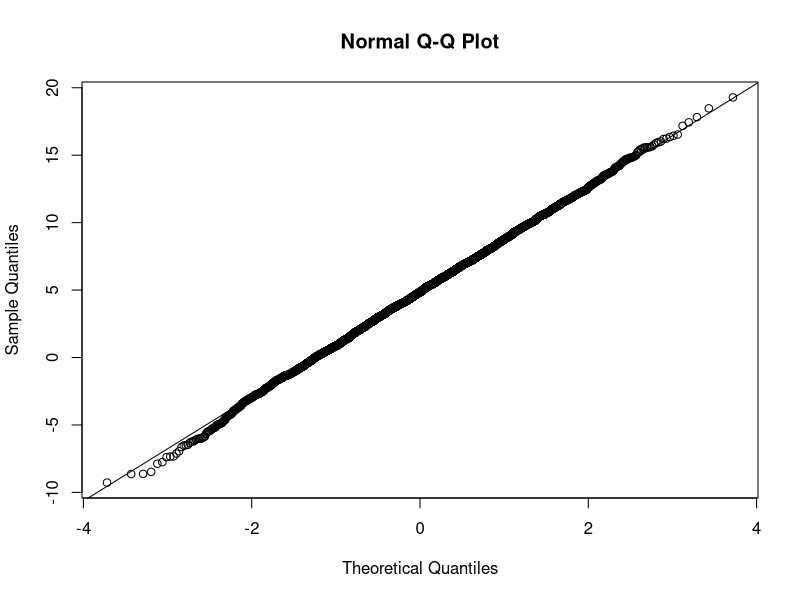
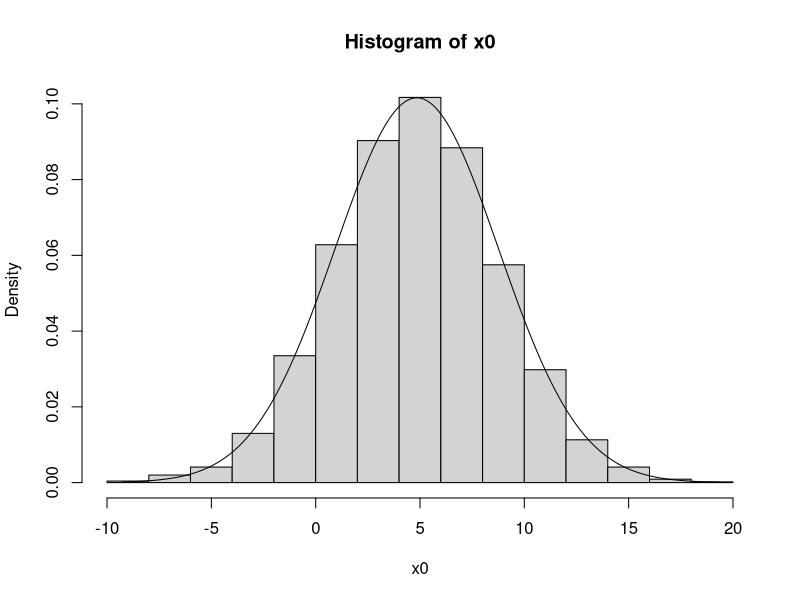
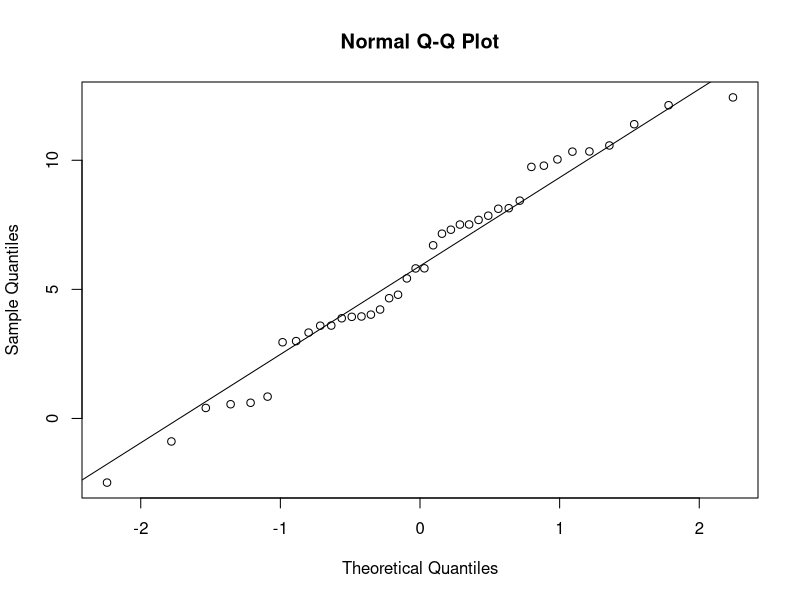
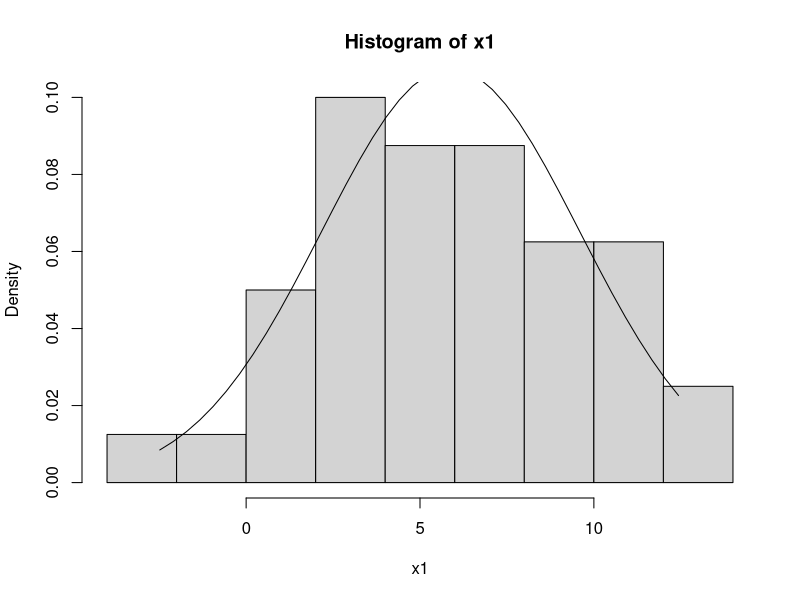
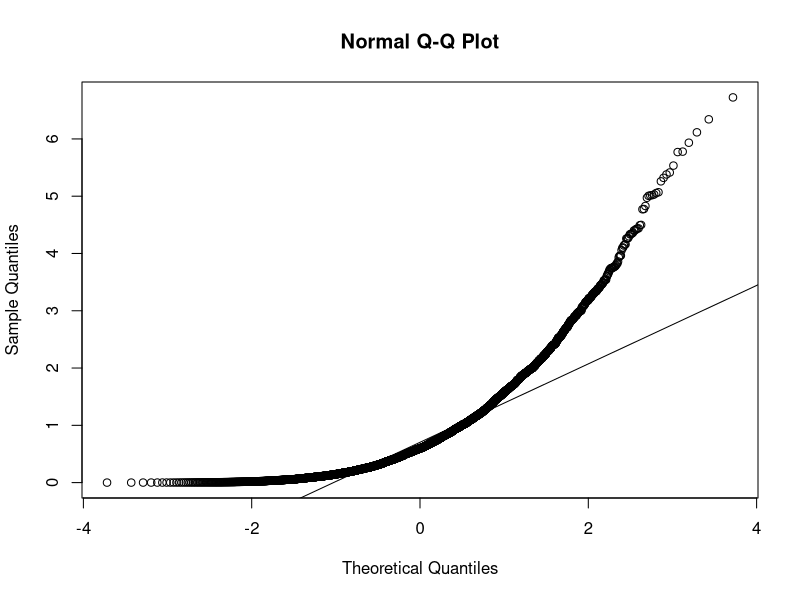
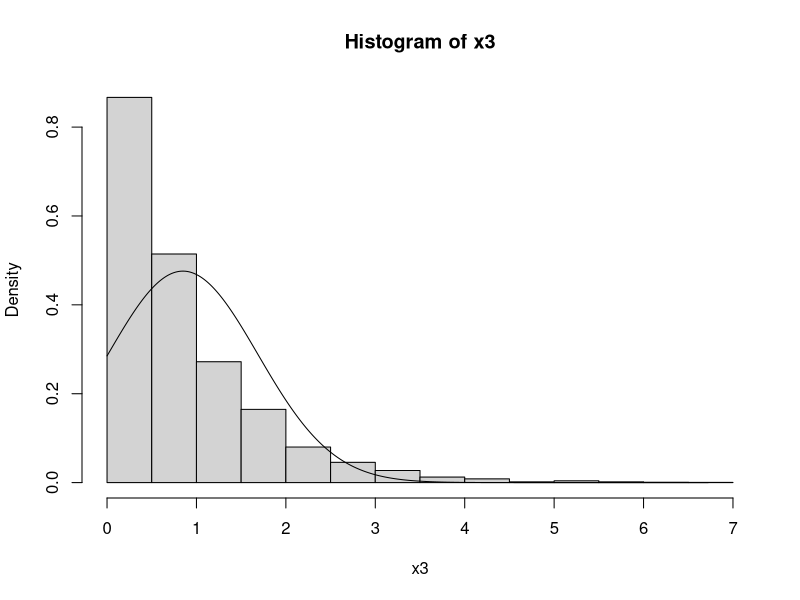
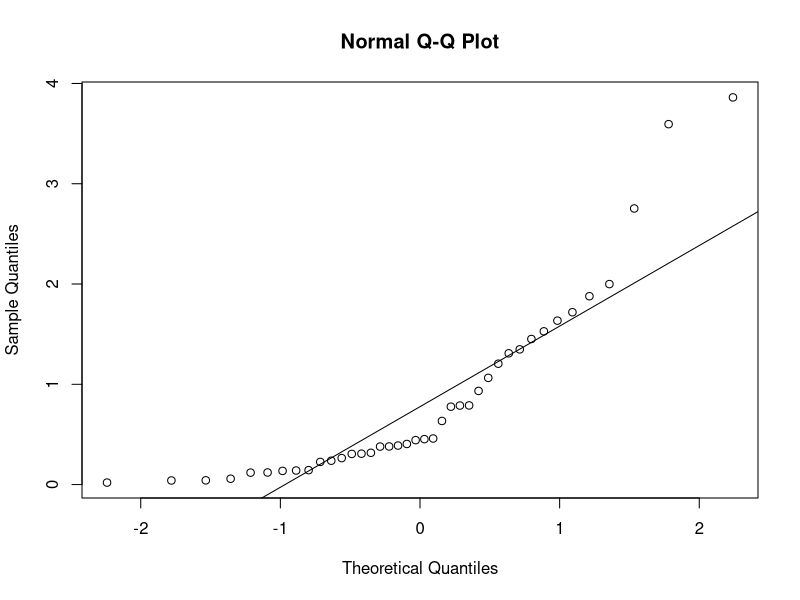
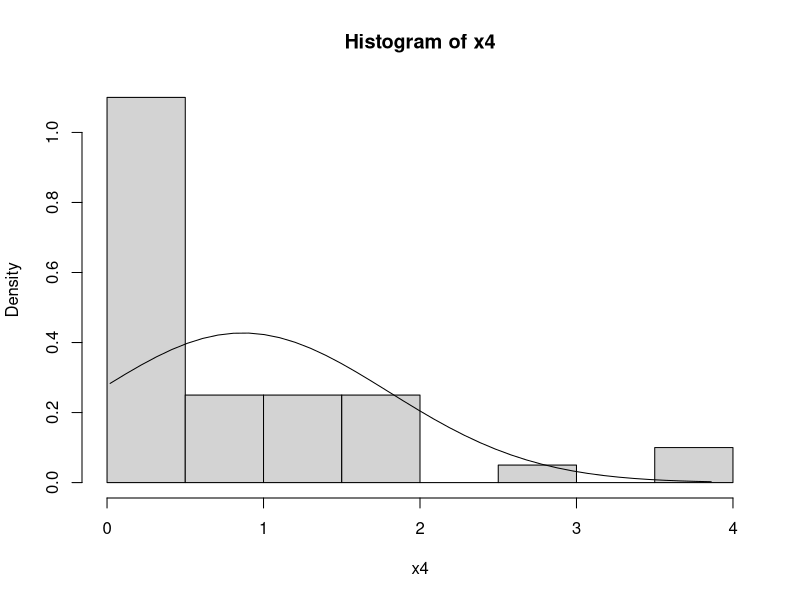

Recreate these plots in R, in order.
#TASK1:
#create a vector x0 of length 5000, drawn from a normal distribution with mean 5, sd 4
x0 <- rnorm(5000,5,4)

# record the size, mean and sd of x0
N0 <- length(x0)
mean0 <- mean(x0)
sd0 <- sd(x0)

#Take a random sample of size 40 from x0
x1 <- sample(x0,40)

# record the size, mean and sd of x1
n1 <- length(x1)
mean1 <- mean(x1)
sd1 <- sd(x1)

#calculate the standard error of mean1 using known and estimated sd0
se_kn1 <- sd0/sqrt(n1)
se_unkn1 <- sd1/sqrt(n1)

#Take a random sample of size 100 from x0
x2 <- sample(x0,100)

# record the size, mean and sd of x2
n2 <- length(x2)
mean2 <- mean(x2)
sd2 <- sd(x2)

#calculate the standard error of mean2 using known and estimated sd0
se_kn2 <- sd0/sqrt(n2)
se_unkn2 <- sd2/sqrt(n2)

#create a vector x3 of length 5000, drawn from an Exponential(1.2) distribution (where 1.2=lambda)
x3 <- rexp(5000, 1.2)

# record the size, mean and sd of x3
N3 <- length(x3)
mean3 <- mean(x3)
sd3 <- sd(x3)

#Take a random sample of size 40 from x3
x4 <- sample(x3,40)

# record the size, mean and sd of x4
n4 <- length(x4)
mean4 <- mean(x4)
sd4 <- sd(x4)

#calculate the standard error of mean4 using known and estimated sd3
se_kn4 <- sd3/sqrt(n4)
se_unkn4 <- sd4/sqrt(n4)

#Take a random sample of size 100 from x3
x5 <- sample(x3,100)

# record the size, mean and sd of x5
n5 <- length(x5)
mean5 <- mean(x5)
sd5 <- sd(x5)

#calculate the standard error of mean5 using known and estimated sd3
se_kn5 <- sd3/sqrt(n5)
se_unkn5 <- sd5/sqrt(n5)

#-----------------------------------------------------------
#TASK2:
#Calculate Z-score for 95% CI
Z_score <- qnorm(0.975)

#Calculate critical t-value for 95% CI and x1
t_score <- qt(0.975, n1-1)

#Calculate 95% CIs for x1 using the Z-score and the known population SD
left_Z95_kn1 <- mean1-Z_score*se_kn1
right_z95_kn1 <- mean1+Z_score*se_kn1

#Calculate 95% CIs for x1 using t and the sample SD
left_t95_unkn1 <- mean1-t_score*se_unkn1
right_t95_unkn1 <- mean1+t_score*se_unkn1

#show results
paste("var: x0", "mean:", mean0, "sd:", sd0)
paste("var: x1", "mean:", mean1, "sd:", sd1, "se w/known pop sd:", se_kn1, "se w/unknown pop sd:", se_unkn1)
paste("95% CIs for estimate of population mean")
paste("Z-distribution w/known pop sd:", left_Z95_kn1, right_z95_kn1)
paste("t-distribution w/unknown pop sd:", left_t95_unkn1, right_t95_unkn1)

#Calculate critical t-value for 95% CI and x4
t_score <- qt(0.975, n4-1)

#Calculate 95% CIs for x4 using the Z-score and the known population SD
left_Z95_kn4 <- mean4-Z_score*se_kn4
right_z95_kn4 <- mean4+Z_score*se_kn4

#Calculate 95% CIs for x4 using t and the sample SD
left_t95_unkn4 <- mean4-t_score*se_unkn4
right_t95_unkn4 <- mean4+t_score*se_unkn4

#show results
paste("var: x0", "mean:", mean0, "sd:", sd0)
paste("var: x4", "mean:", mean4, "sd:", sd4, "se w/known pop sd:", se_kn4, "se w/unknown pop sd:", se_unkn4)
paste("95% CIs for estimate of population mean")
paste("Z-distribution w/known pop sd:", left_Z95_kn4, right_z95_kn4)
paste("t-distribution w/unknown pop sd:", left_t95_unkn4, right_t95_unkn4)

#-----------------------------------------------------------
#TASK3(a):
#make a qqplot and a histogram with normal density curve for x0
qqnorm(x0)
qqline(x0)
hist(x0, freq = FALSE)
xfit <- seq(min(x0), max(x0), length = 5000) 
yfit <- dnorm(xfit, mean = mean(x0), sd = sd(x0))
lines(xfit, yfit)

#make a qqplot and a histogram with normal density curve for x1
qqnorm(x1)
qqline(x1)
hist(x1, freq = FALSE)
xfit <- seq(min(x1), max(x1), length = 40) 
yfit <- dnorm(xfit, mean = mean(x1), sd = sd(x1))
lines(xfit, yfit)

#make a qqplot and a histogram with normal density curve for x3
qqnorm(x3)
qqline(x3)
hist(x3, freq = FALSE)
xfit <- seq(min(x3), max(x3), length = 5000) 
yfit <- dnorm(xfit, mean = mean(x3), sd = sd(x3))
lines(xfit, yfit)

#make a qqplot and a histogram with normal density curve for x4
qqnorm(x4)
qqline(x4)
hist(x4, freq = FALSE)
xfit <- seq(min(x4), max(x4), length = 40) 
yfit <- dnorm(xfit, mean = mean(x4), sd = sd(x4))
lines(xfit, yfit)